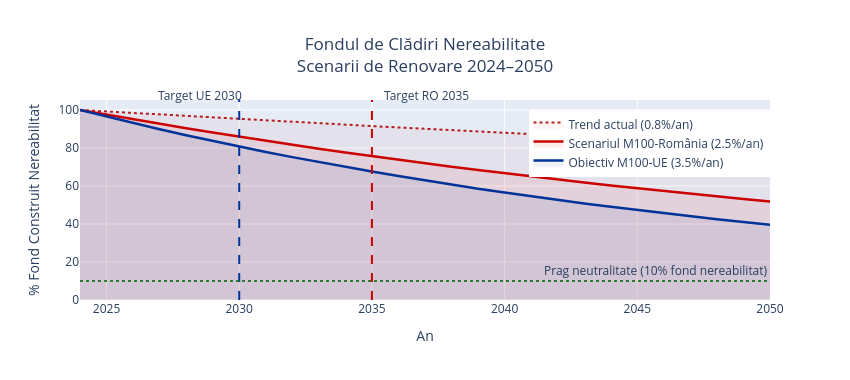

Notebook code cell kept with this figure:
### Markdown cell above
Domeniul 1: Mediul Construit
### Principiu-cheie: Renovare Profundă → Standard nZEB → Standard ZEB

**Ce vizează misiunea:**
- 75% din clădirile UE sunt energetic ineficiente; sectorul contribuie cu >⅓ din emisiile GES legate de energie
- Rata actuală de renovare: **<1%/an** → la această rată, neutralitatea climatică s-ar atinge în ~100 de ani
- **Obiectiv M100:** **3–4% renovări aprofundate/an**, astfel încât **90% din fondul construit** să fie renovat sau demolat până în **2030**
- **Standard de referință:**
  - Clădiri noi → **nZEB** (consum aproape zero, min. 30% din surse regenerabile) → **ZEB** din 2030
  - Clădiri existente publice → nZEB obligatoriu din 2028, privat din 2030

**Decalajul România vs. UE:** Clădirile rezidențiale din România au un consum specific mediu cu ~40% mai mare față de media UE și o rată de renovare aprofundată sub 0,5%/an.

### Code cell
# ─── Traictoria de renovare: scenariul actual vs. scenariul M100 ───
ani = list(range(2024, 2051))

# Scenariul actual: rata de renovare ~0.8%/an
fond_nereabilitat_actual = [100 * (1 - 0.008) ** (a - 2024) for a in ani]

# Scenariul M100-UE: 3.5%/an, neutralitate ~2035-2038
fond_nereabilitat_m100 = [max(0, 100 * (1 - 0.035) ** (a - 2024)) for a in ani]

# Scenariul M100-Romania: 2.5%/an, neutralitate ~2045
fond_nereabilitat_ro = [max(0, 100 * (1 - 0.025) ** (a - 2024)) for a in ani]

fig = go.Figure()

fig.add_trace(go.Scatter(
    x=ani, y=fond_nereabilitat_actual,
    name='Trend actual (0.8%/an)',
    line=dict(color='#B71C1C', width=2, dash='dot'),
    fill='tozeroy', fillcolor='rgba(183,28,28,0.05)'
))
fig.add_trace(go.Scatter(
    x=ani, y=fond_nereabilitat_ro,
    name='Scenariul M100-România (2.5%/an)',
    line=dict(color='#CC0000', width=2.5),
    fill='tozeroy', fillcolor='rgba(204,0,0,0.07)'
))
fig.add_trace(go.Scatter(
    x=ani, y=fond_nereabilitat_m100,
    name='Obiectiv M100-UE (3.5%/an)',
    line=dict(color='#003399', width=2.5),
    fill='tozeroy', fillcolor='rgba(0,51,153,0.07)'
))

fig.add_vline(x=2030, line_dash='dash', line_color='#003399',
              annotation_text='Target UE 2030', annotation_position='top left', annotation_yshift=15, annotation_xshift=5)
fig.add_vline(x=2035, line_dash='dash', line_color='#CC0000',
              annotation_text='Target RO 2035', annotation_position='top right', annotation_yshift =15, annotation_xshift=10)
fig.add_hline(y=10, line_dash='dot', line_color='#2E7D32',
              annotation_text='Prag neutralitate (10% fond nereabilitat)')

fig.update_layout(
    title='Fondul de Clădiri Nereabilitate<br>Scenarii de Renovare 2024–2050',
    title_x=0.5,
    xaxis_title='An',
    yaxis_title='% Fond Construit Nereabilitat',
    height=380,
    width=850,
    legend=dict(x=0.65, y=0.95)
    # margin =dict(t=100)
)
fig.show()

### Figure 1 — Plotly figure (JSON) as saved in the notebook; plotly's stock layout.template omitted (floating-point values rounded to 4 significant figures)
{"data": [{"fill": "tozeroy", "fillcolor": "rgba(183,28,28,0.05)", "line": {"color": "#B71C1C", "dash": "dot", "width": 2}, "name": "Trend actual (0.8%/an)", "type": "scatter", "x": [2024, 2025, 2026, 2027, 2028, 2029, 2030, 2031, 2032, 2033, 2034, 2035, 2036, 2037, 2038, 2039, 2040, 2041, 2042, 2043, 2044, 2045, 2046, 2047, 2048, 2049, 2050], "y": [100, 99.2, 98.41, 97.62, 96.84, 96.06, 95.29, 94.53, 93.78, 93.03, 92.28, 91.54, 90.81, 90.08, 89.36, 88.65, 87.94, 87.24, 86.54, 85.85, 85.16, 84.48, 83.8, 83.13, 82.47, 81.81, 81.15]}, {"fill": "tozeroy", "fillcolor": "rgba(204,0,0,0.07)", "line": {"color": "#CC0000", "width": 2.5}, "name": "Scenariul M100-România (2.5%/an)", "type": "scatter", "x": [2024, 2025, 2026, 2027, 2028, 2029, 2030, 2031, 2032, 2033, 2034, 2035, 2036, 2037, 2038, 2039, 2040, 2041, 2042, 2043, 2044, 2045, 2046, 2047, 2048, 2049, 2050], "y": [100, 97.5, 95.06, 92.69, 90.37, 88.11, 85.91, 83.76, 81.67, 79.62, 77.63, 75.69, 73.8, 71.95, 70.16, 68.4, 66.69, 65.02, 63.4, 61.81, 60.27, 58.76, 57.29, 55.86, 54.46, 53.1, 51.77]}, {"fill": "tozeroy", "fillcolor": "rgba(0,51,153,0.07)", "line": {"color": "#003399", "width": 2.5}, "name": "Obiectiv M100-UE (3.5%/an)", "type": "scatter", "x": [2024, 2025, 2026, 2027, 2028, 2029, 2030, 2031, 2032, 2033, 2034, 2035, 2036, 2037, 2038, 2039, 2040, 2041, 2042, 2043, 2044, 2045, 2046, 2047, 2048, 2049, 2050], "y": [100, 96.5, 93.12, 89.86, 86.72, 83.68, 80.75, 77.93, 75.2, 72.57, 70.03, 67.58, 65.21, 62.93, 60.73, 58.6, 56.55, 54.57, 52.66, 50.82, 49.04, 47.32, 45.67, 44.07, 42.53, 41.04, 39.6]}], "layout": {"annotations": [{"showarrow": false, "text": "Target UE 2030", "x": 2030, "xanchor": "right", "xref": "x", "xshift": 5, "y": 1, "yanchor": "top", "yref": "y domain", "yshift": 15}, {"showarrow": false, "text": "Target RO 2035", "x": 2035, "xanchor": "left", "xref": "x", "xshift": 10, "y": 1, "yanchor": "top", "yref": "y domain", "yshift": 15}, {"showarrow": false, "text": "Prag neutralitate (10% fond nereabilitat)", "x": 1, "xanchor": "right", "xref": "x domain", "y": 10, "yanchor": "bottom", "yref": "y"}], "height": 380, "legend": {"x": 0.65, "y": 0.95}, "shapes": [{"line": {"color": "#003399", "dash": "dash"}, "type": "line", "x0": 2030, "x1": 2030, "xref": "x", "y0": 0, "y1": 1, "yref": "y domain"}, {"line": {"color": "#CC0000", "dash": "dash"}, "type": "line", "x0": 2035, "x1": 2035, "xref": "x", "y0": 0, "y1": 1, "yref": "y domain"}, {"line": {"color": "#2E7D32", "dash": "dot"}, "type": "line", "x0": 0, "x1": 1, "xref": "x domain", "y0": 10, "y1": 10, "yref": "y"}], "title": {"text": "Fondul de Clădiri Nereabilitate<br>Scenarii de Renovare 2024–2050", "x": 0.5}, "width": 850, "xaxis": {"title": {"text": "An"}}, "yaxis": {"title": {"text": "% Fond Construit Nereabilitat"}}}}
